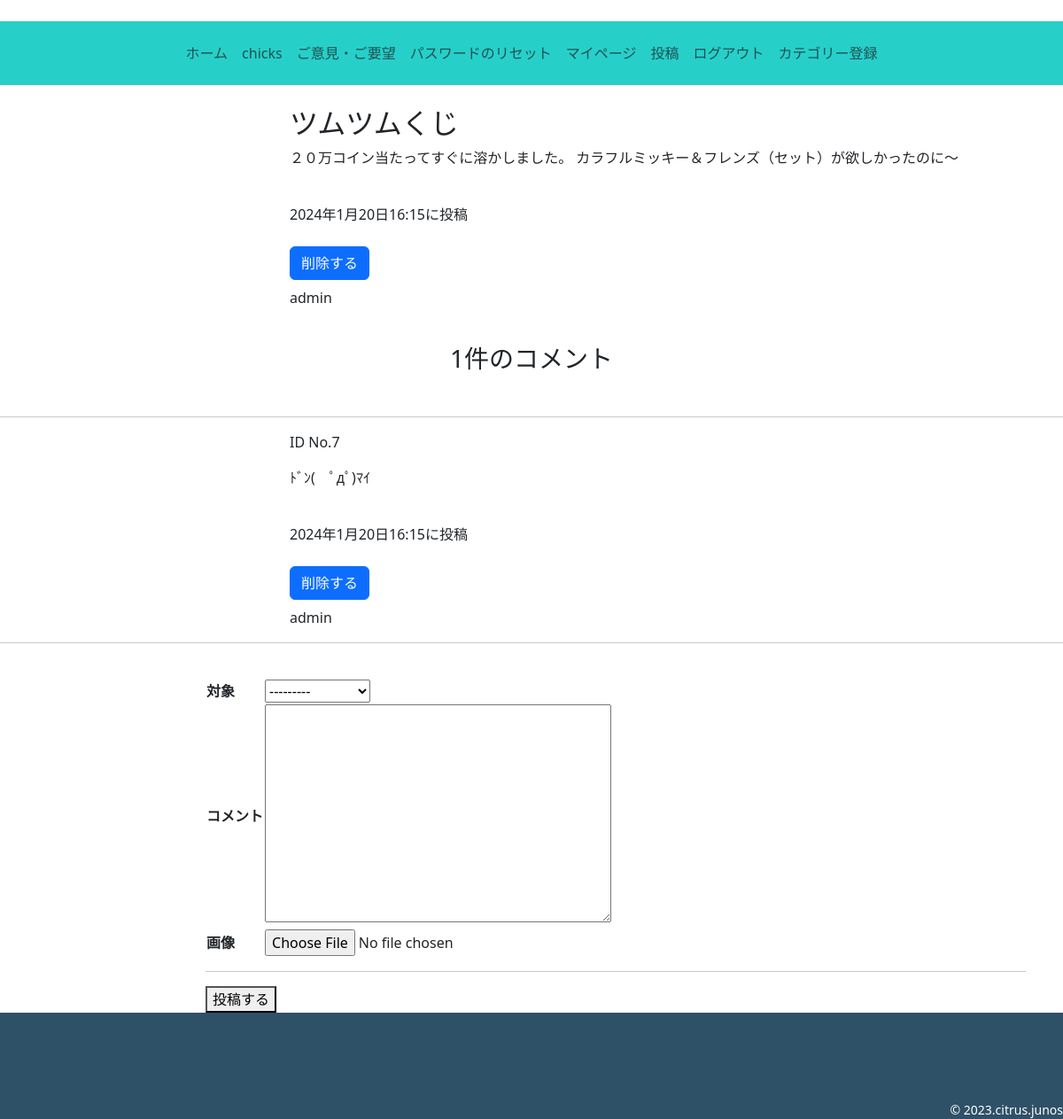
The app's page /chicks/comment_post/4/ (signed in) with its own data.
### chicks/models.py (models this page shows, shortened)
class ChickPost(models.Model):
    user = models.ForeignKey(
        CustomUser,
        verbose_name='ユーザー',
        on_delete=models.CASCADE
    )
    category = models.ForeignKey(
        Category,
        verbose_name='カテゴリ',
        on_delete=models.PROTECT
    )
    title = models.CharField(
        verbose_name='タイトル',
        max_length=50,
    )
    comment = models.TextField(
        verbose_name='コメント',
    )
    image = models.ImageField(
        verbose_name='画像',
        upload_to='images',
        blank=True,
        null=True
    )
    posted_at = models.DateTimeField(
        verbose_name='投稿日時',
        auto_now_add=True,
    )
    def __str__(self):
        return self.title

class Comment(models.Model):
    comment_user = models.ForeignKey(
        CustomUser,
        verbose_name='ユーザー',
        on_delete=models.CASCADE,
    )
    post = models.ForeignKey(
        ChickPost,
        verbose_name='投稿',
        on_delete=models.CASCADE,
        related_name='comments',
    )
    thoughts_on_comment = models.TextField(
        verbose_name='コメントへの感想',
    )
    comment_image = models.ImageField(
        verbose_name='画像',
        upload_to='images',
        blank=True,
        null=True,
    )
    posted_at = models.DateTimeField(
        verbose_name='投稿日時',
        auto_now_add=True,
    )

### accounts/models.py (models this page shows)
class CustomUser(AbstractUser):
    pass

### chicks/views.py (the view, shortened to what this page needs)
# urls.py: path('comment_post/<int:pk>/',views.ChickCommentView.as_view(),name='comment_post'),
@method_decorator(login_required,name='dispatch')
class ChickCommentView(CreateView,View):
    form_class=ChickCommentForm
    template_name='post_chick_comment.html'
    success_url=reverse_lazy('chicks:post_done')
    def get(self, request, pk, *args, **kwargs):
        context = {}
        context["ChickPost"]  = ChickPost.objects.filter(id=pk).first()
        context["Comment"]  = Comment.objects.filter(post=pk)
        context["form"]     = ChickCommentForm
        return render(request,"post_chick_comment.html",context)

### chicks/templates/post_chick_comment.html (shortened to what this page needs)
{% extends 'chicks_base.html' %}
    {% block contents %}
    <div class="container">
        <div class="row">
            <div class="col offset-3">
                <h2>{{ChickPost.title}}</h2>
                <p>{{ChickPost.comment}}</p>
                <br>
                <p>{{ChickPost.posted_at}}に投稿</p>
                {% if request.user == ChickPost.user %}
                    <form method="POST">
                        <a href="{% url 'chicks:chicks_delete' ChickPost.pk %}" class="btn btn-primary my-2">削除する</a>
                    </form>
                {% endif %}
                <p>{{ChickPost.user}}</p>
            </div>
        </div>
    </div>
    <br>
    <h3 style="text-align: center;">{{ Comment|length }}件のコメント</h3>
    <br>
    {% for num in Comment %}
    <hr>
        <div class="container">
                <div class="row">
                    <div class="col offset-3">
                        <p>ID No.{{num.id}}</p>
                        <p>{{num.thoughts_on_comment}}</p>
                        <br>
                        <p>{{num.posted_at}}に投稿</p>
                        {% if request.user == num.comment_user %}
                            <form method="POST">
                                <a href="{% url 'chicks:comment_delete' num.pk %}" class="btn btn-primary my-2">削除する</a>
                            </form>
                        {% endif %}
                        {{ num.comment_user }}
                    </div>
                </div>
            </div>
            {% empty %}
            <div style="text-align: center;">リプライはありません。</div>
            {% endfor %}
    <hr>
    <br>
    <div class="container">
        <div class="row">
            <div class="col offset-2">
                <form method="POST" enctype="multipart/form-data">
                    <table>
                        <tr>
                            <th>対象</th>
                            <td>{{ form.post}}</td>
                        </tr>
                        <tr>
                            <th>コメント</th>
                            <td>{{ form.thoughts_on_comment}}</td>
                        </tr>
                        <tr>
                            <th>画像</th>
                            <td>{{ form.comment_image }}</td>
                        </tr>
                    </table>
                    <hr>
                    <button type="submit">投稿する</button>
                </form>
            </div>
        </div>
    </div>
    {% endblock %}

### records on screen
ChickPost: title "ツムツムくじ", comment "２０万コイン当たってすぐに溶かしました。 カラフルミッキー＆フレンズ（セット）が欲しかったのに～", posted_at "2024年1月20日16:15", user "admin"
Comment: id "7", thoughts_on_comment "ﾄﾞﾝ( ﾟдﾟ)ﾏｲ", posted_at "2024年1月20日16:15", shows "削除する", comment_user "admin"

### other values on screen
{{ Comment|length }} "1"
